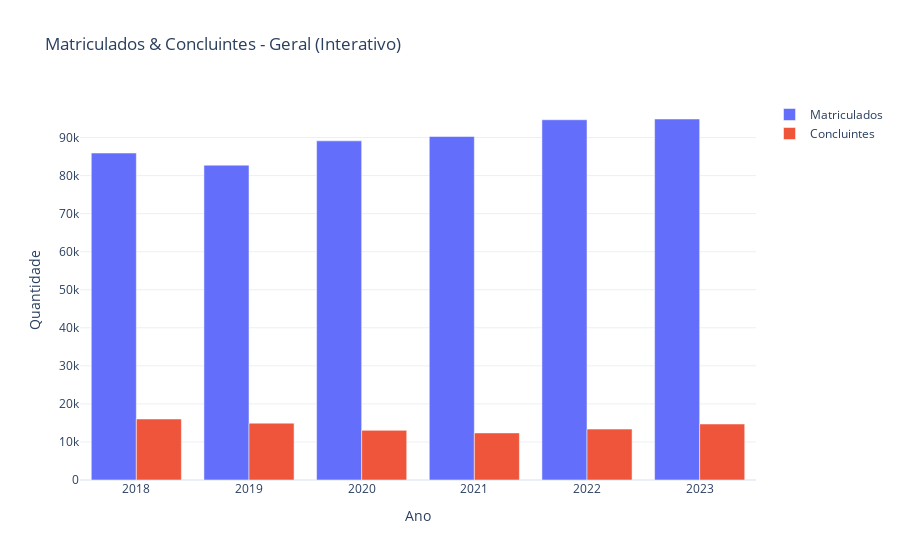

Notebook source saved alongside this figure:
### Code cell
import plotly.graph_objects as go
import pandas as pd

# Agrupando os dados por ano
dados_agrupados = dados_censo_padronizado.groupby('NU_ANO_CENSO').sum()

# Criando a figura
fig = go.Figure()

# Gráfico Geral
fig.add_trace(go.Bar(x=dados_agrupados.index, y=dados_agrupados['QT_MAT'], name='Matriculados'))
fig.add_trace(go.Bar(x=dados_agrupados.index, y=dados_agrupados['QT_CONC'], name='Concluintes'))

fig.update_layout(
    title="Matriculados & Concluintes - Geral (Interativo)",
    xaxis_title="Ano",
    yaxis_title="Quantidade",
    barmode='group',
    template="plotly_white"
)

### Figure 1 — Plotly figure (JSON) as saved in the notebook; plotly's stock layout.template omitted (floating-point values rounded to 4 significant figures)
{"data": [{"name": "Matriculados", "type": "bar", "x": ["2018", "2019", "2020", "2021", "2022", "2023"], "y": [85920.0, 82730.0, 89130.0, 90280.0, 94670.0, 94870.0]}, {"name": "Concluintes", "type": "bar", "x": ["2018", "2019", "2020", "2021", "2022", "2023"], "y": [16030.0, 14940.0, 13050.0, 12370.0, 13380.0, 14720.0]}], "layout": {"barmode": "group", "title": {"text": "Matriculados & Concluintes - Geral (Interativo)"}, "xaxis": {"title": {"text": "Ano"}}, "yaxis": {"title": {"text": "Quantidade"}}}}
